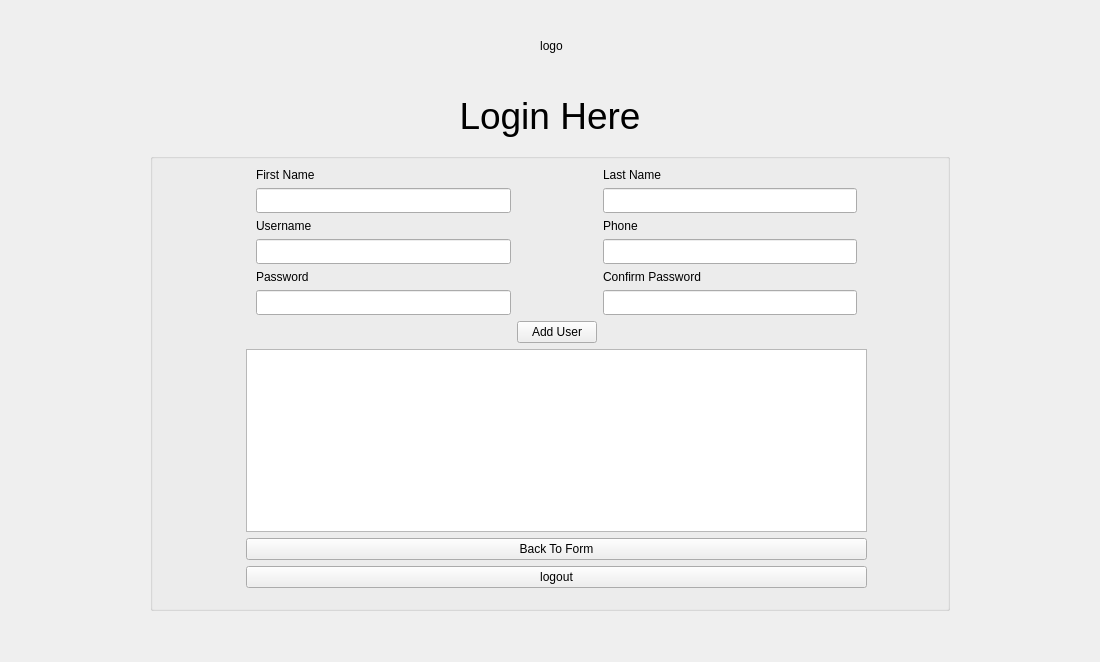
<?xml version="1.0" encoding="UTF-8"?>
<ui version="4.0">
 <class>Form</class>
 <widget class="QWidget" name="Form">
  <property name="geometry">
   <rect>
    <x>0</x>
    <y>0</y>
    <width>1100</width>
    <height>662</height>
   </rect>
  </property>
  <property name="windowTitle">
   <string>Form</string>
  </property>
  <layout class="QGridLayout" name="gridLayout">
   <property name="leftMargin">
    <number>150</number>
   </property>
   <property name="rightMargin">
    <number>150</number>
   </property>
   <item row="0" column="0">
    <layout class="QGridLayout" name="gridLayout_6"/>
   </item>
   <item row="1" column="0">
    <layout class="QGridLayout" name="gridLayout_3">
     <item row="3" column="0">
      <widget class="QLabel" name="cname">
       <property name="sizePolicy">
        <sizepolicy hsizetype="Preferred" vsizetype="Fixed">
         <horstretch>0</horstretch>
         <verstretch>0</verstretch>
        </sizepolicy>
       </property>
       <property name="minimumSize">
        <size>
         <width>700</width>
         <height>60</height>
        </size>
       </property>
       <property name="maximumSize">
        <size>
         <width>700</width>
         <height>60</height>
        </size>
       </property>
       <property name="font">
        <font>
         <family>Ubuntu</family>
         <pointsize>-1</pointsize>
         <weight>50</weight>
         <italic>false</italic>
         <bold>false</bold>
        </font>
       </property>
       <property name="styleSheet">
        <string notr="true">font: 11pt &quot;Ubuntu&quot;;
color: rgb(0, 0, 0);
font-size:40px</string>
       </property>
       <property name="midLineWidth">
        <number>1</number>
       </property>
       <property name="text">
        <string>&lt;html&gt;&lt;head/&gt;&lt;body&gt;&lt;p&gt;&lt;span style=&quot; font-size:28pt;&quot;&gt;Login Here&lt;/span&gt;&lt;/p&gt;&lt;/body&gt;&lt;/html&gt;</string>
       </property>
       <property name="alignment">
        <set>Qt::AlignCenter</set>
       </property>
      </widget>
     </item>
     <item row="1" column="0">
      <widget class="QLabel" name="logo">
       <property name="sizePolicy">
        <sizepolicy hsizetype="Preferred" vsizetype="Preferred">
         <horstretch>0</horstretch>
         <verstretch>0</verstretch>
        </sizepolicy>
       </property>
       <property name="minimumSize">
        <size>
         <width>300</width>
         <height>60</height>
        </size>
       </property>
       <property name="maximumSize">
        <size>
         <width>700</width>
         <height>50</height>
        </size>
       </property>
       <property name="styleSheet">
        <string notr="true">padding-left:200px;
padding-right:200px;</string>
       </property>
       <property name="text">
        <string>&lt;html&gt;&lt;head/&gt;&lt;body&gt;&lt;p align=&quot;center&quot;&gt;logo&lt;/p&gt;&lt;/body&gt;&lt;/html&gt;</string>
       </property>
       <property name="margin">
        <number>0</number>
       </property>
      </widget>
     </item>
     <item row="2" column="0">
      <spacer name="verticalSpacer">
       <property name="orientation">
        <enum>Qt::Vertical</enum>
       </property>
       <property name="sizeType">
        <enum>QSizePolicy::Preferred</enum>
       </property>
       <property name="sizeHint" stdset="0">
        <size>
         <width>20</width>
         <height>20</height>
        </size>
       </property>
      </spacer>
     </item>
    </layout>
   </item>
   <item row="3" column="0">
    <layout class="QVBoxLayout" name="verticalLayout_4">
     <item>
      <widget class="QLabel" name="label_6">
       <property name="text">
        <string/>
       </property>
      </widget>
     </item>
    </layout>
   </item>
   <item row="4" column="0">
    <layout class="QVBoxLayout" name="verticalLayout">
     <item>
      <widget class="QLabel" name="label_2">
       <property name="text">
        <string/>
       </property>
      </widget>
     </item>
    </layout>
   </item>
   <item row="2" column="0">
    <widget class="QGroupBox" name="groupBox">
     <property name="sizePolicy">
      <sizepolicy hsizetype="Preferred" vsizetype="Preferred">
       <horstretch>0</horstretch>
       <verstretch>0</verstretch>
      </sizepolicy>
     </property>
     <property name="minimumSize">
      <size>
       <width>800</width>
       <height>400</height>
      </size>
     </property>
     <property name="styleSheet">
      <string notr="true">font: 11pt &quot;Comic Sans MS&quot;;</string>
     </property>
     <property name="title">
      <string/>
     </property>
     <layout class="QGridLayout" name="gridLayout_2">
      <property name="leftMargin">
       <number>80</number>
      </property>
      <property name="rightMargin">
       <number>80</number>
      </property>
      <property name="bottomMargin">
       <number>20</number>
      </property>
      <item row="4" column="1">
       <layout class="QGridLayout" name="gridLayout_5">
        <property name="leftMargin">
         <number>10</number>
        </property>
        <property name="rightMargin">
         <number>10</number>
        </property>
        <item row="4" column="0">
         <widget class="QLabel" name="label_5">
          <property name="sizePolicy">
           <sizepolicy hsizetype="Fixed" vsizetype="Fixed">
            <horstretch>0</horstretch>
            <verstretch>0</verstretch>
           </sizepolicy>
          </property>
          <property name="text">
           <string>Password</string>
          </property>
         </widget>
        </item>
        <item row="4" column="2">
         <widget class="QLabel" name="label_16">
          <property name="text">
           <string>Confirm Password</string>
          </property>
         </widget>
        </item>
        <item row="3" column="0">
         <widget class="QLineEdit" name="uname">
          <property name="minimumSize">
           <size>
            <width>0</width>
            <height>25</height>
           </size>
          </property>
          <property name="focusPolicy">
           <enum>Qt::StrongFocus</enum>
          </property>
          <property name="styleSheet">
           <string notr="true"/>
          </property>
          <property name="echoMode">
           <enum>QLineEdit::Normal</enum>
          </property>
         </widget>
        </item>
        <item row="0" column="0">
         <widget class="QLabel" name="fl_2">
          <property name="sizePolicy">
           <sizepolicy hsizetype="Fixed" vsizetype="Fixed">
            <horstretch>0</horstretch>
            <verstretch>0</verstretch>
           </sizepolicy>
          </property>
          <property name="text">
           <string>First Name</string>
          </property>
         </widget>
        </item>
        <item row="1" column="0">
         <widget class="QLineEdit" name="fname">
          <property name="minimumSize">
           <size>
            <width>0</width>
            <height>25</height>
           </size>
          </property>
          <property name="focusPolicy">
           <enum>Qt::StrongFocus</enum>
          </property>
          <property name="styleSheet">
           <string notr="true"/>
          </property>
          <property name="inputMask">
           <string/>
          </property>
          <property name="text">
           <string/>
          </property>
          <property name="maxLength">
           <number>20</number>
          </property>
          <property name="echoMode">
           <enum>QLineEdit::Normal</enum>
          </property>
          <property name="alignment">
           <set>Qt::AlignLeading|Qt::AlignLeft|Qt::AlignVCenter</set>
          </property>
         </widget>
        </item>
        <item row="1" column="2">
         <widget class="QLineEdit" name="lname">
          <property name="minimumSize">
           <size>
            <width>0</width>
            <height>25</height>
           </size>
          </property>
          <property name="maximumSize">
           <size>
            <width>16777215</width>
            <height>16777215</height>
           </size>
          </property>
          <property name="focusPolicy">
           <enum>Qt::StrongFocus</enum>
          </property>
          <property name="styleSheet">
           <string notr="true"/>
          </property>
          <property name="echoMode">
           <enum>QLineEdit::Normal</enum>
          </property>
         </widget>
        </item>
        <item row="2" column="2">
         <widget class="QLabel" name="label_15">
          <property name="text">
           <string>Phone</string>
          </property>
         </widget>
        </item>
        <item row="5" column="0">
         <widget class="QLineEdit" name="pwd">
          <property name="minimumSize">
           <size>
            <width>0</width>
            <height>25</height>
           </size>
          </property>
          <property name="focusPolicy">
           <enum>Qt::StrongFocus</enum>
          </property>
          <property name="styleSheet">
           <string notr="true"/>
          </property>
          <property name="inputMask">
           <string notr="true"/>
          </property>
          <property name="echoMode">
           <enum>QLineEdit::Password</enum>
          </property>
         </widget>
        </item>
        <item row="2" column="0">
         <widget class="QLabel" name="label_14">
          <property name="sizePolicy">
           <sizepolicy hsizetype="Fixed" vsizetype="Fixed">
            <horstretch>0</horstretch>
            <verstretch>0</verstretch>
           </sizepolicy>
          </property>
          <property name="text">
           <string>Username</string>
          </property>
         </widget>
        </item>
        <item row="5" column="2">
         <widget class="QLineEdit" name="pwd1">
          <property name="minimumSize">
           <size>
            <width>0</width>
            <height>25</height>
           </size>
          </property>
          <property name="focusPolicy">
           <enum>Qt::StrongFocus</enum>
          </property>
          <property name="styleSheet">
           <string notr="true"/>
          </property>
          <property name="echoMode">
           <enum>QLineEdit::Password</enum>
          </property>
         </widget>
        </item>
        <item row="3" column="2">
         <widget class="QLineEdit" name="phone">
          <property name="minimumSize">
           <size>
            <width>0</width>
            <height>25</height>
           </size>
          </property>
          <property name="focusPolicy">
           <enum>Qt::StrongFocus</enum>
          </property>
          <property name="styleSheet">
           <string notr="true"/>
          </property>
          <property name="echoMode">
           <enum>QLineEdit::Normal</enum>
          </property>
         </widget>
        </item>
        <item row="0" column="2">
         <widget class="QLabel" name="label_13">
          <property name="sizePolicy">
           <sizepolicy hsizetype="Ignored" vsizetype="Ignored">
            <horstretch>0</horstretch>
            <verstretch>0</verstretch>
           </sizepolicy>
          </property>
          <property name="maximumSize">
           <size>
            <width>200</width>
            <height>50</height>
           </size>
          </property>
          <property name="styleSheet">
           <string notr="true"/>
          </property>
          <property name="text">
           <string>&lt;html&gt;&lt;head/&gt;&lt;body&gt;&lt;p &gt;Last Name&lt;/p&gt;&lt;/body&gt;&lt;/html&gt;</string>
          </property>
         </widget>
        </item>
        <item row="6" column="0">
         <widget class="QLabel" name="label_4">
          <property name="sizePolicy">
           <sizepolicy hsizetype="Fixed" vsizetype="Fixed">
            <horstretch>0</horstretch>
            <verstretch>0</verstretch>
           </sizepolicy>
          </property>
          <property name="text">
           <string/>
          </property>
         </widget>
        </item>
        <item row="6" column="1">
         <widget class="QPushButton" name="signup">
          <property name="text">
           <string>Add User</string>
          </property>
         </widget>
        </item>
       </layout>
      </item>
      <item row="4" column="0">
       <widget class="QLabel" name="label">
        <property name="sizePolicy">
         <sizepolicy hsizetype="Fixed" vsizetype="Fixed">
          <horstretch>0</horstretch>
          <verstretch>0</verstretch>
         </sizepolicy>
        </property>
        <property name="text">
         <string/>
        </property>
       </widget>
      </item>
      <item row="6" column="1">
       <widget class="QPushButton" name="back">
        <property name="text">
         <string>Back To Form</string>
        </property>
       </widget>
      </item>
      <item row="7" column="1">
       <widget class="QPushButton" name="closebtn">
        <property name="text">
         <string>logout</string>
        </property>
       </widget>
      </item>
      <item row="5" column="1">
       <widget class="QTableView" name="usertable"/>
      </item>
     </layout>
    </widget>
   </item>
  </layout>
 </widget>
 <tabstops>
  <tabstop>fname</tabstop>
  <tabstop>lname</tabstop>
  <tabstop>uname</tabstop>
  <tabstop>phone</tabstop>
  <tabstop>pwd</tabstop>
  <tabstop>pwd1</tabstop>
 </tabstops>
 <resources/>
 <connections/>
</ui>
